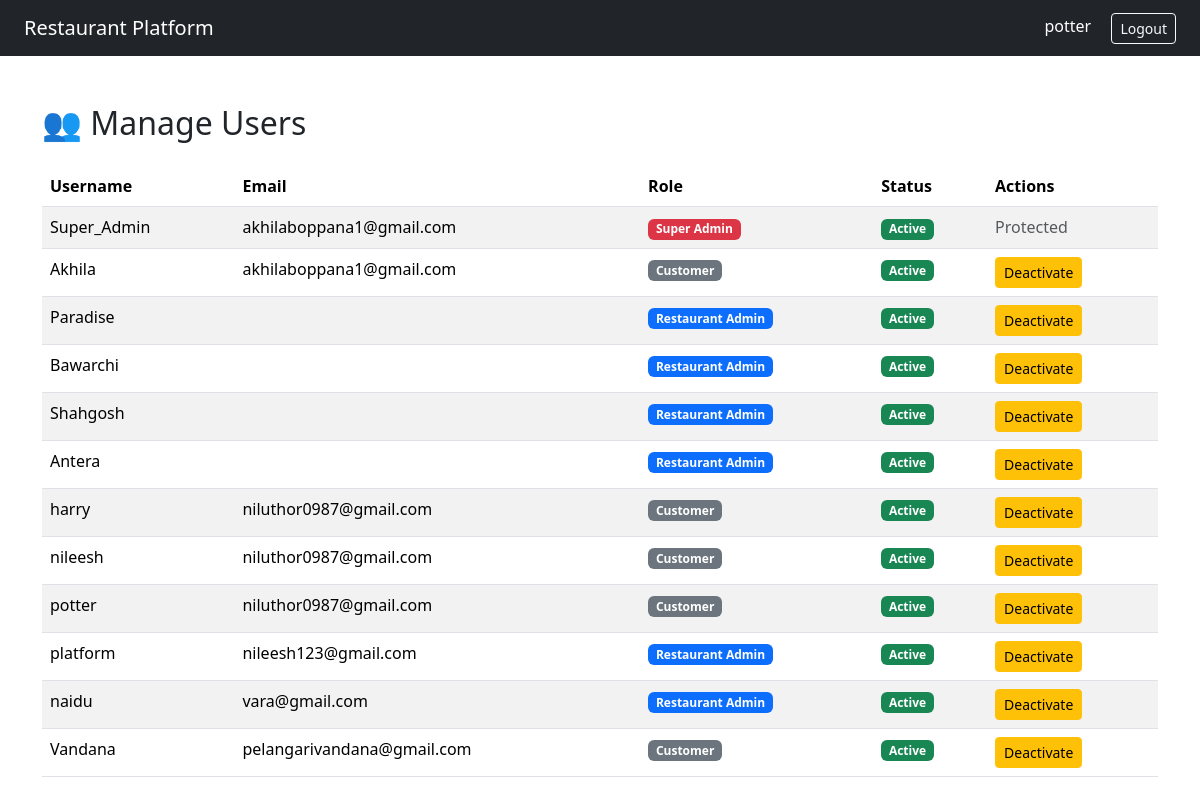
The app's page /manage-users/ (signed in) with its own data.
### accounts/models.py (models this page shows)
class User(AbstractUser):
    ROLE_CHOICES = (
        ('superadmin', 'Super Admin'),
        ('restaurant_admin', 'Restaurant Admin'),
        ('customer', 'Customer'),
    )
    role = models.CharField(max_length=20, choices=ROLE_CHOICES,default="customer")
    restaurant = models.ForeignKey(
        Restaurant,
        null=True,
        blank=True,
        on_delete=models.SET_NULL
    )

### accounts/views.py (the view)
# urls.py: path("manage-users/", views.manage_users, name="manage_users"),
@login_required
def manage_users(request):
    users = User.objects.all()
    return render(request, "manage_users.html", {
        "users": users
    })

### templates/manage_users.html
{% extends "base.html" %}
{% block content %}
<div class="container py-5">
    <h2 class="mb-4">👥 Manage Users</h2>
    <table class="table table-striped">
        <thead>
            <tr>
                <th>Username</th>
                <th>Email</th>
                <th>Role</th>
                <th>Status</th>
                <th>Actions</th>
            </tr>
        </thead>
       <tbody>
    {% for user in users %}
    <tr>
        <td>{{ user.username }}</td>
        <td>{{ user.email }}</td>
        <td>
            {% if user.role == "superadmin" %}
                <span class="badge bg-danger">Super Admin</span>
            {% elif user.role == "restaurant_admin" %}
                <span class="badge bg-primary">Restaurant Admin</span>
            {% else %}
                <span class="badge bg-secondary">Customer</span>
            {% endif %}
        </td>
        <td>
            {% if user.is_active %}
                <span class="badge bg-success">Active</span>
            {% else %}
                <span class="badge bg-danger">Blocked</span>
            {% endif %}
        </td>
        <td>
            {% if user.role != "superadmin" %}
                <a href="{% url 'toggle_user' user.id %}"
                   class="btn btn-sm btn-warning">
                    {% if user.is_active %}Deactivate{% else %}Activate{% endif %}
                </a>
            {% else %}
                <span class="text-muted">Protected</span>
            {% endif %}
        </td>
    </tr>
    {% empty %}
    <tr>
        <td colspan="5" class="text-center">No users found</td>
    </tr>
    {% endfor %}
</tbody>
    </table>
</div>
{% endblock %}

### templates/base.html (shortened to what this page needs)
<!DOCTYPE html>
<html lang="en">
<head>
    <link
      href="https://cdn.jsdelivr.net/npm/bootstrap@5.3.2/dist/css/bootstrap.min.css"
      rel="stylesheet"
    >
</head>
<body>
<nav class="navbar navbar-dark bg-dark px-4">
    <a class="navbar-brand text-white" href="#">Restaurant Platform</a>
    <div class="ms-auto">
        {% if user.is_authenticated %}
            <span class="text-white me-3">{{ user.username }}</span>
            <a href="{% url 'logout' %}" class="btn btn-sm btn-outline-light">Logout</a>
        {% endif %}
    </div>
</nav>
{% block content %}
{% endblock %}
</body>
</html>

### records on screen
User: username "potter", email "niluthor0987@gmail.com", role "Customer", is_active "Active"
User: username "Super_Admin", email "akhilaboppana1@gmail.com", role "Super Admin", is_active "Active"
User: username "Akhila", email "akhilaboppana1@gmail.com", role "Customer", is_active "Active"
User: username "Paradise", role "Restaurant Admin", is_active "Active"
User: username "Bawarchi", role "Restaurant Admin", is_active "Active"
User: username "Shahgosh", role "Restaurant Admin", is_active "Active"
User: username "Antera", role "Restaurant Admin", is_active "Active"
User: username "harry", email "niluthor0987@gmail.com", role "Customer", is_active "Active"
User: username "nileesh", email "niluthor0987@gmail.com", role "Customer", is_active "Active"
User: username "platform", email "nileesh123@gmail.com", role "Restaurant Admin", is_active "Active"
User: username "naidu", email "vara@gmail.com", role "Restaurant Admin", is_active "Active"
User: username "Vandana", email "pelangarivandana@gmail.com", role "Customer", is_active "Active"
